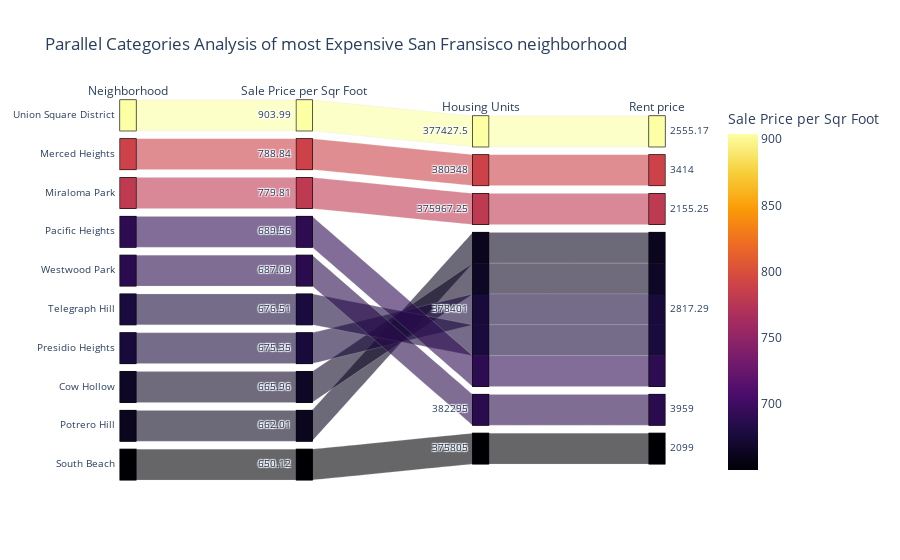

Notebook code for this chart:
### Code cell
parallel_categories()

### Figure 1 — Plotly figure (JSON) as saved in the notebook; plotly's stock layout.template omitted (floating-point values rounded to 4 significant figures)
{"data": [{"dimensions": [{"label": "Neighborhood", "values": ["Union Square District", "Merced Heights", "Miraloma Park", "Pacific Heights", "Westwood Park", "Telegraph Hill", "Presidio Heights", "Cow Hollow", "Potrero Hill", "South Beach"]}, {"label": "Sale Price per Sqr Foot", "values": [904.0, 788.8, 779.8, 689.6, 687.1, 676.5, 675.4, 666.0, 662.0, 650.1]}, {"label": "Housing Units", "values": [377400.0, 380348, 376000.0, 378401, 382295, 378401, 378401, 378401, 378401, 375805]}, {"label": "Rent price", "values": [2555.0, 3414, 2155.0, 2817.0, 3959, 2817.0, 2817.0, 2817.0, 2817.0, 2099]}], "domain": {"x": [0, 1], "y": [0, 1]}, "line": {"color": [904.0, 788.8, 779.8, 689.6, 687.1, 676.5, 675.4, 666.0, 662.0, 650.1], "coloraxis": "coloraxis"}, "name": "", "type": "parcats"}], "layout": {"autosize": true, "coloraxis": {"colorbar": {"title": {"text": "Sale Price per Sqr Foot"}}, "colorscale": [[0, "#000004"], [0.1111, "#1b0c41"], [0.2222, "#4a0c6b"], [0.3333, "#781c6d"], [0.4444, "#a52c60"], [0.5556, "#cf4446"], [0.6667, "#ed6925"], [0.7778, "#fb9b06"], [0.8889, "#f7d13d"], [1, "#fcffa4"]]}, "legend": {"tracegroupgap": 0}, "title": {"text": "Parallel Categories Analysis of most Expensive San Fransisco neighborhood"}}}
